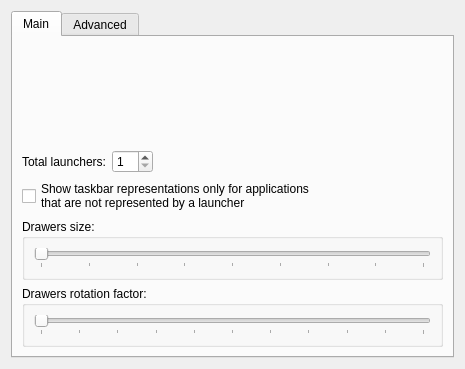
<?xml version="1.0" encoding="UTF-8"?>
<ui version="4.0">
 <class>advancedConfiguration</class>
 <widget class="QWidget" name="advancedConfiguration">
  <property name="geometry">
   <rect>
    <x>0</x>
    <y>0</y>
    <width>465</width>
    <height>369</height>
   </rect>
  </property>
  <property name="windowTitle">
   <string>Advanced</string>
  </property>
  <layout class="QGridLayout" name="gridLayout_3">
   <item row="0" column="0">
    <widget class="QTabWidget" name="tabWidget">
     <property name="currentIndex">
      <number>0</number>
     </property>
     <property name="documentMode">
      <bool>false</bool>
     </property>
     <property name="tabsClosable">
      <bool>false</bool>
     </property>
     <property name="movable">
      <bool>false</bool>
     </property>
     <widget class="QWidget" name="Main">
      <attribute name="title">
       <string>Main</string>
      </attribute>
      <layout class="QVBoxLayout" name="verticalLayout_4">
       <item>
        <layout class="QVBoxLayout" name="verticalLayout_2">
         <item>
          <widget class="KActionSelector" name="kactionselector_plugs">
           <property name="availableLabel">
            <string>&amp;Available plugins:</string>
           </property>
           <property name="selectedLabel">
            <string>&amp;Selected plugins:</string>
           </property>
          </widget>
         </item>
        </layout>
       </item>
       <item>
        <spacer name="horizontalSpacer_2">
         <property name="orientation">
          <enum>Qt::Vertical</enum>
         </property>
         <property name="sizeType">
          <enum>QSizePolicy::Expanding</enum>
         </property>
         <property name="sizeHint" stdset="0">
          <size>
           <width>20</width>
           <height>26</height>
          </size>
         </property>
        </spacer>
       </item>
       <item>
        <layout class="QVBoxLayout" name="verticalLayout">
         <item>
          <layout class="QHBoxLayout" name="horizontalLayout">
           <item>
            <layout class="QHBoxLayout" name="horizontalLayout_3">
             <item>
              <widget class="QLabel" name="label_launchers">
               <property name="text">
                <string>Total launchers:</string>
               </property>
              </widget>
             </item>
             <item>
              <widget class="KIntSpinBox" name="kintspinbox_launchers">
               <property name="sizePolicy">
                <sizepolicy hsizetype="Fixed" vsizetype="Fixed">
                 <horstretch>0</horstretch>
                 <verstretch>0</verstretch>
                </sizepolicy>
               </property>
               <property name="minimum">
                <number>1</number>
               </property>
               <property name="maximum">
                <number>30</number>
               </property>
              </widget>
             </item>
            </layout>
           </item>
           <item>
            <spacer name="horizontalSpacer">
             <property name="orientation">
              <enum>Qt::Horizontal</enum>
             </property>
             <property name="sizeHint" stdset="0">
              <size>
               <width>40</width>
               <height>20</height>
              </size>
             </property>
            </spacer>
           </item>
          </layout>
         </item>
         <item>
          <widget class="QCheckBox" name="checkBox_rep">
           <property name="text">
            <string>Show taskbar representations only for applications
that are not represented by a launcher</string>
           </property>
          </widget>
         </item>
         <item>
          <widget class="QGroupBox" name="groupBox_2">
           <property name="title">
            <string>Drawers size:</string>
           </property>
           <layout class="QGridLayout" name="gridLayout_2">
            <item row="0" column="0">
             <widget class="QSlider" name="slider_drawerSize">
              <property name="minimum">
               <number>20</number>
              </property>
              <property name="maximum">
               <number>100</number>
              </property>
              <property name="singleStep">
               <number>5</number>
              </property>
              <property name="pageStep">
               <number>10</number>
              </property>
              <property name="sliderPosition">
               <number>20</number>
              </property>
              <property name="orientation">
               <enum>Qt::Horizontal</enum>
              </property>
              <property name="tickPosition">
               <enum>QSlider::TicksBelow</enum>
              </property>
             </widget>
            </item>
           </layout>
          </widget>
         </item>
         <item>
          <widget class="QGroupBox" name="groupBox">
           <property name="title">
            <string>Drawers rotation factor:</string>
           </property>
           <layout class="QGridLayout" name="gridLayout">
            <item row="0" column="0">
             <widget class="QSlider" name="slider_drawerRotation">
              <property name="maximum">
               <number>30</number>
              </property>
              <property name="singleStep">
               <number>3</number>
              </property>
              <property name="pageStep">
               <number>5</number>
              </property>
              <property name="orientation">
               <enum>Qt::Horizontal</enum>
              </property>
              <property name="tickPosition">
               <enum>QSlider::TicksBelow</enum>
              </property>
             </widget>
            </item>
           </layout>
          </widget>
         </item>
        </layout>
       </item>
      </layout>
     </widget>
     <widget class="QWidget" name="Advanced">
      <attribute name="title">
       <string>Advanced</string>
      </attribute>
      <layout class="QVBoxLayout" name="verticalLayout_3">
       <item>
        <layout class="QHBoxLayout" name="horizontalLayout_2">
         <item>
          <widget class="QLabel" name="label">
           <property name="text">
            <string>Middle mouse button
click on launcher:</string>
           </property>
          </widget>
         </item>
         <item>
          <widget class="QComboBox" name="comboBox_middleClick">
           <property name="maximumSize">
            <size>
             <width>500</width>
             <height>28</height>
            </size>
           </property>
           <item>
            <property name="text">
             <string>Shades task</string>
            </property>
           </item>
           <item>
            <property name="text">
             <string>Starts new application instance</string>
            </property>
           </item>
          </widget>
         </item>
        </layout>
       </item>
       <item>
        <spacer name="horizontalSpacer_4">
         <property name="orientation">
          <enum>Qt::Vertical</enum>
         </property>
         <property name="sizeType">
          <enum>QSizePolicy::Fixed</enum>
         </property>
         <property name="sizeHint" stdset="0">
          <size>
           <width>20</width>
           <height>14</height>
          </size>
         </property>
        </spacer>
       </item>
       <item>
        <widget class="QCheckBox" name="checkBoxCloseTasks">
         <property name="text">
          <string>Show close button on mouse over for 
 taskbar representations</string>
         </property>
        </widget>
       </item>
       <item>
        <spacer name="horizontalSpacer_3">
         <property name="orientation">
          <enum>Qt::Vertical</enum>
         </property>
         <property name="sizeHint" stdset="0">
          <size>
           <width>20</width>
           <height>388</height>
          </size>
         </property>
        </spacer>
       </item>
      </layout>
     </widget>
    </widget>
   </item>
  </layout>
 </widget>
 <customwidgets>
  <customwidget>
   <class>KIntSpinBox</class>
   <extends>QSpinBox</extends>
   <header>knuminput.h</header>
  </customwidget>
  <customwidget>
   <class>KActionSelector</class>
   <extends>QWidget</extends>
   <header>kactionselector.h</header>
  </customwidget>
 </customwidgets>
 <resources/>
 <connections/>
</ui>
